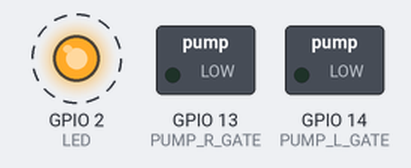
A sketch run on a simulated ESP32. Parts: switched loads named in the sketch (green lamp = pin HIGH), output pins drawn as LEDs (lit = HIGH). Dashed ring = blinking. What the sketch prints to the serial monitor is not drawn.

Above: at 0.6 s.
Timing chart, 0 to 3.4 s (numbered marks = the images above):
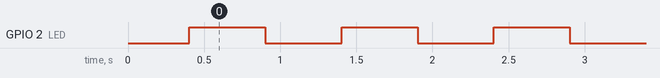

Measured:
- by itself, GPIO 2 (LED): alternates HIGH for 0.50 s and LOW for 0.50 s

The sketch:

blink.ino
```cpp
// Saline Pump — blink.ino: the 30-second "is this board alive?" test.
//
// Not part of the rig. This exists purely to split one question in two when
// the main firmware looks dead: is the BOARD/UPLOAD broken, or is my CODE
// broken? Flash this. If the LED blinks once a second and the serial monitor
// prints, the board and the upload path are fine and the fault is in
// gauges.ino. If this does nothing either, the fault is the board, the USB
// cable, the port or the IDE settings, and no amount of firmware will help.
//
// Board: ESP32 DevKitC 30-pin. Serial monitor at 115200.
// Safety: the two pump gates are driven LOW first, before anything else, so
// this sketch can never twitch a motor.

const int PUMP_L_GATE = 14;
const int PUMP_R_GATE = 13;
const int LED = 2;

void setup() {
  pinMode(PUMP_L_GATE, OUTPUT);
  digitalWrite(PUMP_L_GATE, LOW);
  pinMode(PUMP_R_GATE, OUTPUT);
  digitalWrite(PUMP_R_GATE, LOW);
  pinMode(LED, OUTPUT);

  Serial.begin(115200);
  delay(400);
  Serial.println();
  Serial.printf("BLINK TEST alive. Built %s %s\n", __DATE__, __TIME__);
  Serial.println("LED on GPIO2 should now flash once a second.");
}

void loop() {
  digitalWrite(LED, HIGH);
  delay(500);
  digitalWrite(LED, LOW);
  delay(500);
  Serial.printf("tick %lus\n", millis() / 1000);
}
```
